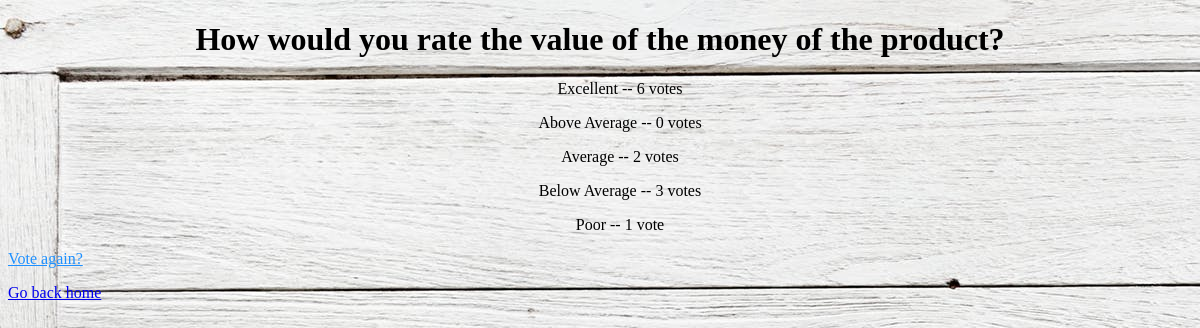
Screenshot of /polls/5/results/ with the database file from the repository.
### polls/models.py (models this page shows, shortened)
class Question(models.Model):
    question_text = models.CharField(max_length=200)
    pub_date = models.DateTimeField('date published')

class Choice(models.Model):
    question = models.ForeignKey(Question, on_delete=models.CASCADE)
    choice_text = models.CharField(max_length=200)
    votes = models.IntegerField(default=0)

### polls/views.py (the view)
# urls.py: path('<int:pk>/results/', views.ResultsView.as_view(), name='results'),
class ResultsView(generic.DetailView):
    model = Question
    template_name = 'polls/results.html'

### polls/templates/polls/results.html (shortened to what this page needs)
<!DOCTYPE html>
<html>
{% load static %}
<link rel="stylesheet" type="text/css" href="{% static 'polls/style.css' %}" />
<h1 align="center">{{ question.question_text }}</h1>
<ul>
{% for choice in question.choice_set.all %}
    <p style="text-align:center">{{ choice.choice_text }} -- {{ choice.votes }} vote{{ choice.votes|pluralize }} </p>
{% endfor %}
</ul>
  <p>
<a href="{% url 'polls:detail' question.id %}" style="color:DodgerBlue">Vote again?</a>
  <p>
<a href="/polls">Go back home</a>
</html>

### polls/static/polls/style.css (style rules this page uses)
ul { text-align: center; }

### rows the page displays
Question: question_text "How would you rate the value of the money of the product?"
Choice: choice_text "Excellent", votes "6"
Choice: choice_text "Above Average", votes "0"
Choice: choice_text "Average", votes "2"
Choice: choice_text "Below Average", votes "3"
Choice: choice_text "Poor", votes "1"
